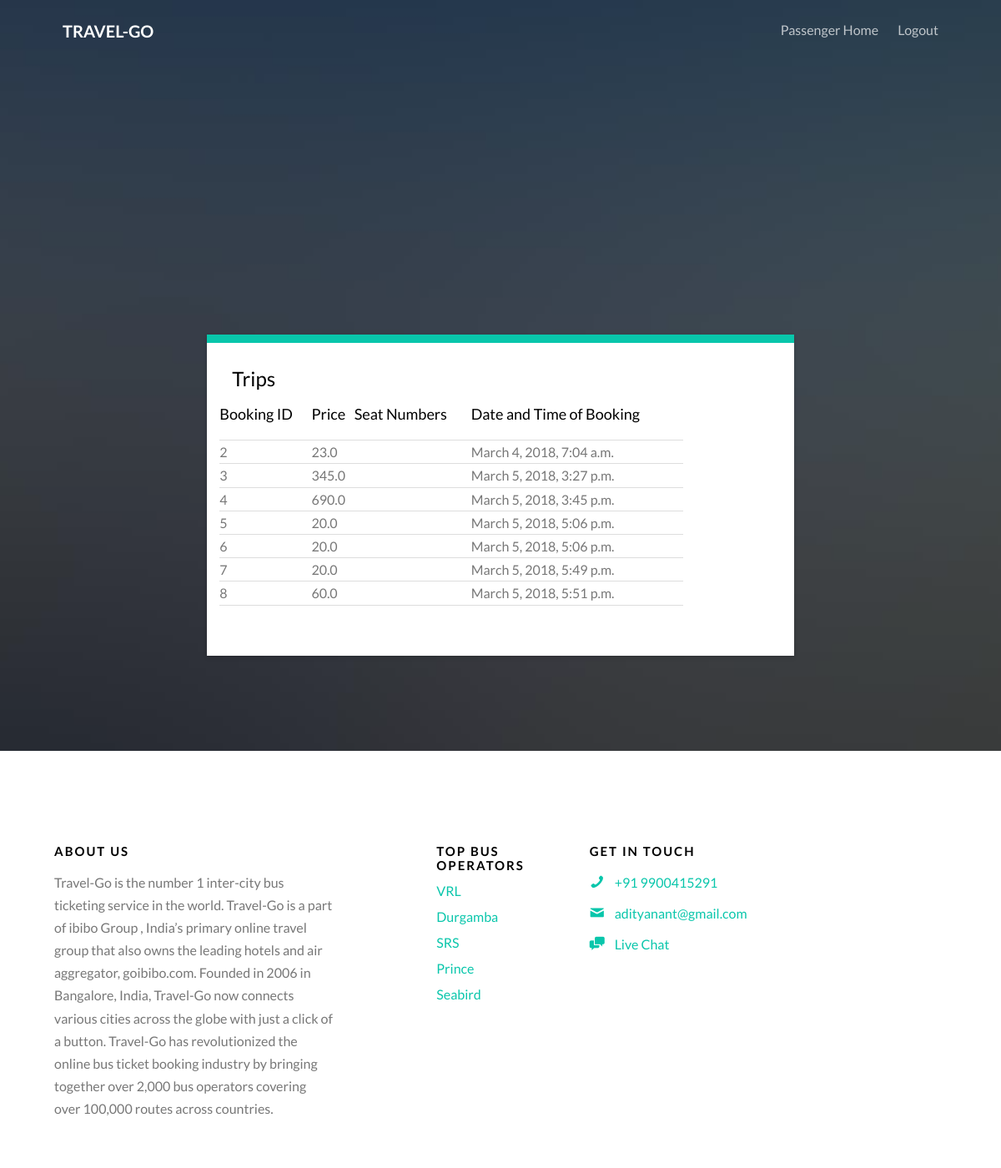
The app's page /booking/view_trips/ (signed in), older data.
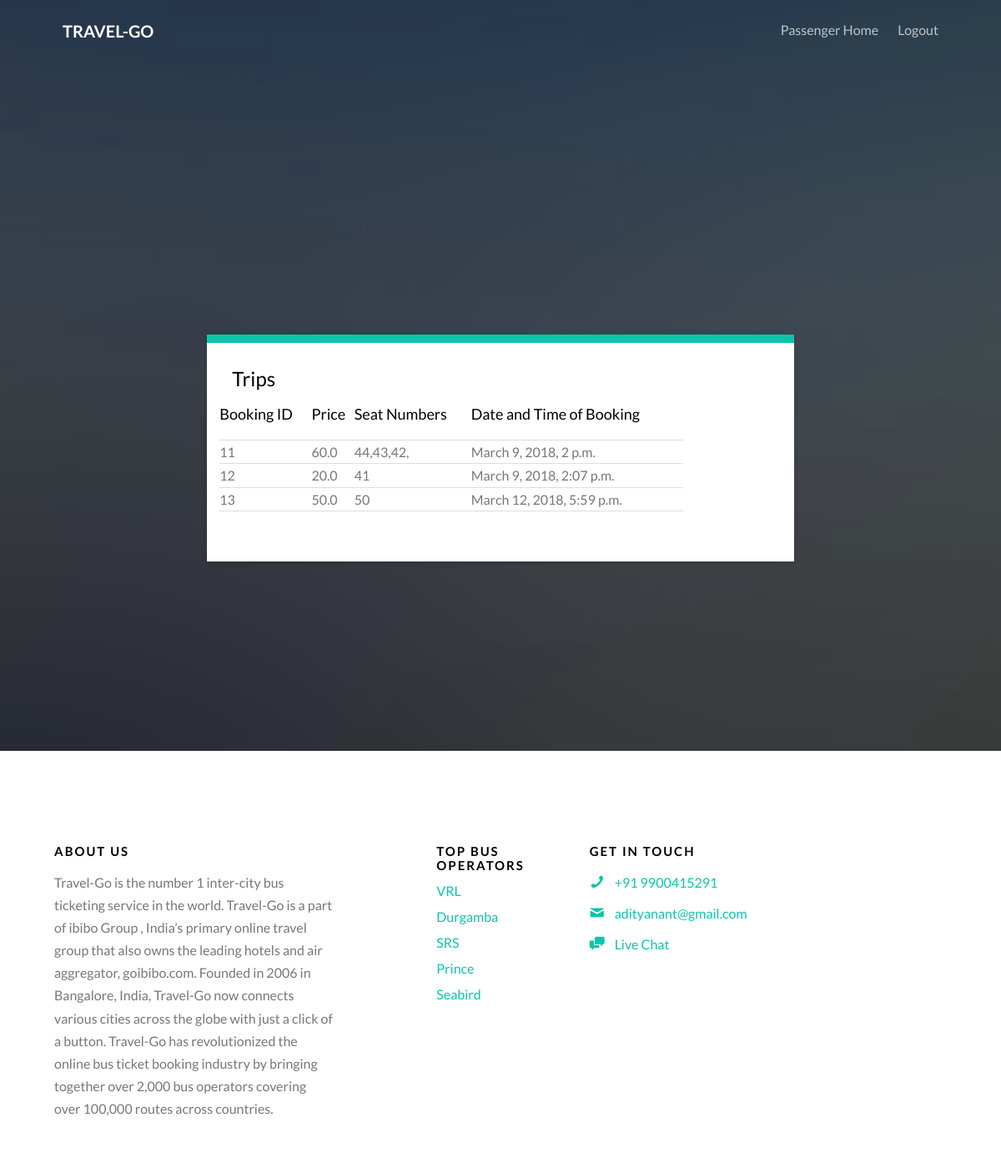
The same page, newer data.
### booking/models.py (models this page shows, shortened)
class Booking(models.Model):
    user = models.ForeignKey(User, on_delete=models.CASCADE, null=True)
    bus = models.ForeignKey(Bus, on_delete=models.CASCADE, null=True)
    wallet_initial = models.FloatField(blank=False)
    wallet_final = models.FloatField(blank=False)
    total_price = models.FloatField(blank=False)
    seat_numbers = models.CharField(max_length=30,blank=True)
    timestamp = models.DateTimeField(auto_now_add=True)
    num_tickets = models.IntegerField(blank=False)
    status = models.CharField(max_length=10,choices=(('Success','Success'),('Failed','Failed')))

### booking/views.py (the view)
@login_required
def view_trips(request):
	user = request.user
	print user.username
	bookings = Booking.objects.filter(user=user)
	if bookings:
		return render(request,'booking/view_trips.html', {'bookings':bookings})
	else:
		message = "No Previous Trips"
		print message
		return redirect('/booking/passenger/?p=%s' % message)

### booking/templates/booking/view_trips.html (shortened to what this page needs)
{% extends 'booking/index.html' %}
{% block nav %}
<div class="row">
				<div class="col-sm-4 col-xs-12">
					<div id="gtco-logo"><a href="/booking">Travel-go<em></em></a></div>
				</div>
				<div class="col-xs-8 text-right menu-1">
					<ul>
						<li><a href="/booking/passenger/">Passenger Home</a></li>
						<li><a href="/booking">Logout</a></li>
					</ul>
				</div>
				</div>
{% endblock %}
{% block k %}
<div class="col-md-8 col-md-push-2 animate-box" data-animate-effect="fadeInRight">
<div class="form-wrap">
<div class="tab">
<div class="tab-content">
<div class="tab-content-inner active" data-content="signup">
	<h3>Trips</h3>
													<div class="row form-group">
													<div class="row form-group">
														<div class="col-md-10">
															<table  style="width: 100%">
															<tr style="border-bottom: 1px solid #ddd;">
																<td colspan="8"><h4>Booking ID</h4></td>
																<td colspan="8"><h4>Price</h4></td>
																<td colspan="8"><h4>Seat Numbers</h4></td>
																<td colspan="8"><h4>Date and Time of Booking</h4></td>
															</tr>
															{% for b in bookings%}
															<tr style="border-bottom: 1px solid #ddd;">
																<td colspan="8">{{b.pk}}</td>
																<td colspan="8">{{b.total_price}}</td>
																<td colspan="8">{{b.seat_numbers}}</td>
																<td colspan="8">{{b.timestamp}}</td>
															</tr>
															{% endfor %}
															</table>
														</div>
													</div>
										</div>
										</div>
									</div>
								</div>
							</div>
{% endblock%}

### booking/templates/booking/index.html (shortened to what this page needs)
<!DOCTYPE HTML>
{% load static %}
<html>
	<head>
	<link rel="stylesheet" href="{% static 'booking/css/animate.css' %}">
	<link rel="stylesheet" href="{% static 'booking/css/icomoon.css' %}">
	<link rel="stylesheet" href="{% static 'booking/css/themify-icons.css' %}">
	<link rel="stylesheet" href="{% static 'booking/css/bootstrap.css' %}">
	<link rel="stylesheet" href="{% static 'booking/css/magnific-popup.css' %}">
	<link rel="stylesheet" href="{% static 'booking/css/bootstrap-datepicker.min.css' %}">
	<link rel="stylesheet" href="{% static 'booking/css/owl.carousel.min.css' %}">
	<link rel="stylesheet" href="{% static 'booking/css/owl.theme.default.min.css' %}">
	<link rel="stylesheet" href="{% static 'booking/css/style.css' %}">
	</head>
	<body>
	<div id="page">
	<nav class="gtco-nav" role="navigation">
		<div class="gtco-container">
			{% block nav %}{% endblock %}
		</div>
	</nav>
	<header id="gtco-header" class="gtco-cover gtco-cover-md" role="banner" style="background-image: url({%static 'booking/images/img_bg_2.jpg' %})">
		<div class="gtco-container">
			<div class="row">
					<div class="col-md-12 col-md-offset-0 text-left">
					<div class="row row-mt-15em">
						<div class="col-md-5 mt-text animate-box" data-animate-effect="fadeInUp">
						</div>
						{% block k %}{% endblock %}
						</div>
					</div>
					</div>
				</div>
			</div>
		</div>
	<footer id="gtco-footer" role="contentinfo">
		<div class="gtco-container">
			<div class="row row-p	b-md">
				<div class="col-md-4">
					<div class="gtco-widget">
						<h3>About Us</h3>
						<p>Travel-Go is the number 1 inter-city bus ticketing service in the world. Travel-Go is a part of ibibo Group , India’s primary online travel group that also owns the leading hotels and air aggregator, goibibo.com. Founded in 2006 in Bangalore, India, Travel-Go now connects various cities across the globe with just a click of a button. Travel-Go has revolutionized the online bus ticket booking industry by bringing together over 2,000 bus operators covering over 100,000 routes across countries.</p>
					</div>
				</div>
				<div class="col-md-2 col-md-push-1">
					<div class="gtco-widget">
						<h3>Top Bus Operators</h3>
						<ul class="gtco-footer-links">
							<li><a href="#">VRL</a></li>
							<li><a href="#">Durgamba</a></li>
							<li><a href="#">SRS</a></li>
							<li><a href="#">Prince</a></li>
							<li><a href="#">Seabird</a></li>
						</ul>
					</div>
				</div>
				<div class="col-md-3 col-md-push-1">
					<div class="gtco-widget">
						<h3>Get In Touch</h3>
						<ul class="gtco-quick-contact">
							<li><a href="#"><i class="icon-phone"></i>+91 9900415291</a></li>
							<li><a href="#"><i class="icon-mail2"></i> adityanant@gmail.com</a></li>
							<li><a href="#"><i class="icon-chat"></i> Live Chat</a></li>
						</ul>
					</div>
				</div>
			</div>
			</div>
	</footer>
	</body>
</html>

### booking/static/booking/css/icomoon.css (style rules this page uses)
[class^="icon-"], [class*=" icon-"] { font-family: 'icomoon' !important; speak: none; font-style: normal; font-weight: normal; font-variant: normal; text-transform: none; line-height: 1; -webkit-font-smoothing: antialiased; -moz-osx-font-smoothing: grayscale; }
.icon-chat:before { content: "\e97c"; }
.icon-mail2:before { content: "\e9da"; }
.icon-phone:before { content: "\e9f4"; }

### booking/static/booking/css/style.css (style rules this page uses)
body { font-family: "Lato", Arial, sans-serif; font-weight: 400; font-size: 16px; line-height: 1.7; color: #777; background: #fff; }
#page { position: relative; overflow-x: hidden; width: 100%; height: 100%; -webkit-transition: 0.5s; -o-transition: 0.5s; transition: 0.5s; }
a { color: #09C6AB; -webkit-transition: 0.5s; -o-transition: 0.5s; transition: 0.5s; }
p { margin-bottom: 20px; }
h1, h2, h3, h4, h5, h6, figure { color: #000; font-family: "Lato", Arial, sans-serif; font-weight: 400; margin: 0 0 20px 0; }
.gtco-container { max-width: 1100px; position: relative; margin: 0 auto; padding-left: 15px; padding-right: 15px; }
.gtco-nav { position: absolute; top: 0; left: 0; margin: 0; padding: 0; width: 100%; padding: 20px 0; z-index: 1001; }
.gtco-nav #gtco-logo { font-size: 20px; margin: 0; padding: 0; text-transform: uppercase; font-weight: bold; }
.gtco-nav a { padding: 5px 10px; color: #fff; }
.gtco-nav ul { padding: 0; margin: 2px 0 0 0; }
.gtco-nav ul li { padding: 0; margin: 0; list-style: none; display: inline; }
.gtco-nav ul li a { font-size: 16px; padding: 30px 10px; color: rgba(255, 255, 255, 0.7); -webkit-transition: 0.3s; -o-transition: 0.3s; transition: 0.3s; }
#gtco-header { background: #4d4d4d; }
#gtco-header .mt-text { margin-top: 7em; margin-bottom: 3em; }
#gtco-header .form-wrap { border-top: 10px solid #09C6AB; position: relative; width: 100%; -webkit-box-shadow: 0px 2px 5px 0px rgba(0, 0, 0, 0.15); -moz-box-shadow: 0px 2px 5px 0px rgba(0, 0, 0, 0.15); box-shadow: 0px 2px 5px 0px rgba(0, 0, 0, 0.15); }
#gtco-header .form-wrap .tab-content { z-index: 10; position: relative; clear: both; background: #fff; padding: 30px; }
#gtco-header .form-wrap .tab-content .tab-content-inner { display: none; }
#gtco-header .form-wrap .tab-content .tab-content-inner.active { display: block; }
#gtco-header, #gtco-counter, .gtco-bg { background-size: cover; background-position: top center; background-repeat: no-repeat; position: relative; }
.gtco-cover { height: 900px; background-size: cover; background-position: center center; background-repeat: no-repeat; position: relative; float: left; width: 100%; }
.gtco-cover > .gtco-container { position: relative; z-index: 10; }
#gtco-features, #gtco-features-2, #gtco-products, #gtco-services, #gtco-subscribe, #gtco-footer, .gtco-section { padding: 7em 0; clear: both; position: relative; }
#gtco-footer .gtco-footer-links { padding: 0; margin: 0 0 20px 0; float: left; width: 100%; }
#gtco-footer .gtco-footer-links li { padding: 0; margin: 0 0 15px 0; list-style: none; line-height: 1; }
#gtco-footer .gtco-footer-links li a { text-decoration: none; }
#gtco-footer .gtco-widget { margin-bottom: 30px; }
#gtco-footer .gtco-widget h3 { margin-bottom: 15px; font-weight: bold; font-size: 15px; letter-spacing: 2px; text-transform: uppercase; }
#gtco-footer .gtco-widget .gtco-quick-contact { padding: 0; margin: 0; }
#gtco-footer .gtco-widget .gtco-quick-contact li { padding: 0; margin: 0 0 10px 0; list-style: none; }
#gtco-footer .gtco-widget .gtco-quick-contact li i { width: 30px; float: left; font-size: 18px; position: relative; margin-top: 4px; display: -moz-inline-stack; display: inline-block; zoom: 1; *display: inline; }
#gtco-offcanvas a { color: rgba(255, 255, 255, 0.5); }
#gtco-offcanvas ul { padding: 0; margin: 0; }
#gtco-offcanvas ul li { padding: 0; margin: 0; list-style: none; }
.row-mt-15em { margin-top: 15em; }
.js .animate-box { opacity: 0; }

Row changes from the older to the newer data that the page shows:
removed Booking: pk "2", total_price "23.0", timestamp "March 4, 2018, 7:04 a.m."
removed Booking: pk "3", total_price "345.0", timestamp "March 5, 2018, 3:27 p.m."
removed Booking: pk "4", total_price "690.0", timestamp "March 5, 2018, 3:45 p.m."
removed Booking: pk "5", total_price "20.0", timestamp "March 5, 2018, 5:06 p.m."
removed Booking: pk "6", total_price "20.0", timestamp "March 5, 2018, 5:06 p.m."
removed Booking: pk "7", total_price "20.0", timestamp "March 5, 2018, 5:49 p.m."
removed Booking: pk "8", total_price "60.0", timestamp "March 5, 2018, 5:51 p.m."
added Booking: pk "11", total_price "60.0", seat_numbers "44,43,42,", timestamp "March 9, 2018, 2 p.m."
added Booking: pk "12", total_price "20.0", seat_numbers "41", timestamp "March 9, 2018, 2:07 p.m."
added Booking: pk "13", total_price "50.0", seat_numbers "50", timestamp "March 12, 2018, 5:59 p.m."
